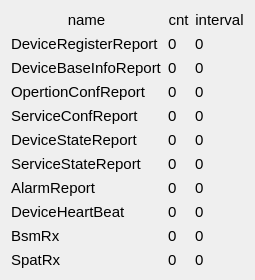
     <widget class="QWidget" name="tab_table">
      <attribute name="title">
       <string>table</string>
      </attribute>
      <layout class="QGridLayout" name="gridLayout_11">
       <item row="0" column="0" rowspan="2">
        <layout class="QGridLayout" name="gridLayout">
         <item row="10" column="2">
          <widget class="QLabel" name="label_SpatRx_2">
           <property name="font">
            <font>
             <family>Arial</family>
             <pointsize>11</pointsize>
            </font>
           </property>
           <property name="text">
            <string>0</string>
           </property>
          </widget>
         </item>
         <item row="4" column="1">
          <widget class="QLabel" name="label_ServiceConf">
           <property name="font">
            <font>
             <family>Arial</family>
             <pointsize>11</pointsize>
            </font>
           </property>
           <property name="text">
            <string>0</string>
           </property>
          </widget>
         </item>
         <item row="8" column="2">
          <widget class="QLabel" name="label_HeartBeat_2">
           <property name="font">
            <font>
             <family>Arial</family>
             <pointsize>11</pointsize>
            </font>
           </property>
           <property name="text">
            <string>0</string>
           </property>
          </widget>
         </item>
         <item row="6" column="2">
          <widget class="QLabel" name="label_ServiceState_2">
           <property name="font">
            <font>
             <family>Arial</family>
             <pointsize>11</pointsize>
            </font>
           </property>
           <property name="text">
            <string>0</string>
           </property>
          </widget>
         </item>
         <item row="5" column="0">
          <widget class="QLabel" name="label_92">
           <property name="font">
            <font>
             <family>Arial</family>
             <pointsize>11</pointsize>
            </font>
           </property>
           <property name="text">
            <string>DeviceStateReport</string>
           </property>
          </widget>
         </item>
         <item row="9" column="2">
          <widget class="QLabel" name="label_BsmRx_2">
           <property name="font">
            <font>
             <family>Arial</family>
             <pointsize>11</pointsize>
            </font>
           </property>
           <property name="text">
            <string>0</string>
           </property>
          </widget>
         </item>
         <item row="5" column="1">
          <widget class="QLabel" name="label_DeviceState">
           <property name="font">
            <font>
             <family>Arial</family>
             <pointsize>11</pointsize>
            </font>
           </property>
           <property name="text">
            <string>0</string>
           </property>
          </widget>
         </item>
         <item row="9" column="1">
          <widget class="QLabel" name="label_BsmRx">
           <property name="font">
            <font>
             <family>Arial</family>
             <pointsize>11</pointsize>
            </font>
           </property>
           <property name="text">
            <string>0</string>
           </property>
          </widget>
         </item>
         <item row="3" column="2">
          <widget class="QLabel" name="label_OpertionConf_2">
           <property name="font">
            <font>
             <family>Arial</family>
             <pointsize>11</pointsize>
            </font>
           </property>
           <property name="text">
            <string>0</string>
           </property>
          </widget>
         </item>
         <item row="8" column="1">
          <widget class="QLabel" name="label_HeartBeat">
           <property name="font">
            <font>
             <family>Arial</family>
             <pointsize>11</pointsize>
            </font>
           </property>
           <property name="text">
            <string>0</string>
           </property>
          </widget>
         </item>
         <item row="4" column="0">
          <widget class="QLabel" name="label_98">
           <property name="font">
            <font>
             <family>Arial</family>
             <pointsize>11</pointsize>
            </font>
           </property>
           <property name="text">
            <string>ServiceConfReport</string>
           </property>
          </widget>
         </item>
         <item row="3" column="1">
          <widget class="QLabel" name="label_OpertionConf">
           <property name="font">
            <font>
             <family>Arial</family>
             <pointsize>11</pointsize>
            </font>
           </property>
           <property name="text">
            <string>0</string>
           </property>
          </widget>
         </item>
         <item row="7" column="1">
          <widget class="QLabel" name="label_Alarm">
           <property name="font">
            <font>
             <family>Arial</family>
             <pointsize>11</pointsize>
            </font>
           </property>
           <property name="text">
            <string>0</string>
           </property>
          </widget>
         </item>
         <item row="7" column="0">
          <widget class="QLabel" name="label_100">
           <property name="font">
            <font>
             <family>Arial</family>
             <pointsize>11</pointsize>
            </font>
           </property>
           <property name="text">
            <string>AlarmReport</string>
           </property>
          </widget>
         </item>
         <item row="6" column="0">
          <widget class="QLabel" name="label_97">
           <property name="font">
            <font>
             <family>Arial</family>
             <pointsize>11</pointsize>
            </font>
           </property>
           <property name="text">
            <string>ServiceStateReport</string>
           </property>
          </widget>
         </item>
         <item row="9" column="0">
          <widget class="QLabel" name="label_110">
           <property name="font">
            <font>
             <family>Arial</family>
             <pointsize>11</pointsize>
            </font>
           </property>
           <property name="text">
            <string>BsmRx</string>
           </property>
          </widget>
         </item>
         <item row="6" column="1">
          <widget class="QLabel" name="label_ServiceState">
           <property name="font">
            <font>
             <family>Arial</family>
             <pointsize>11</pointsize>
            </font>
           </property>
           <property name="text">
            <string>0</string>
           </property>
          </widget>
         </item>
         <item row="0" column="1">
          <widget class="QLabel" name="label_79">
           <property name="font">
            <font>
             <family>Arial</family>
             <pointsize>11</pointsize>
            </font>
           </property>
           <property name="layoutDirection">
            <enum>Qt::LeftToRight</enum>
           </property>
           <property name="text">
            <string>cnt</string>
           </property>
           <property name="alignment">
            <set>Qt::AlignCenter</set>
           </property>
          </widget>
         </item>
         <item row="1" column="2">
          <widget class="QLabel" name="label_DeviceRegister_2">
           <property name="font">
            <font>
             <family>Arial</family>
             <pointsize>11</pointsize>
            </font>
           </property>
           <property name="text">
            <string>0</string>
           </property>
          </widget>
         </item>
         <item row="8" column="0">
          <widget class="QLabel" name="label_103">
           <property name="font">
            <font>
             <family>Arial</family>
             <pointsize>11</pointsize>
            </font>
           </property>
           <property name="text">
            <string>DeviceHeartBeat</string>
           </property>
          </widget>
         </item>
         <item row="5" column="2">
          <widget class="QLabel" name="label_DeviceState_2">
           <property name="font">
            <font>
             <family>Arial</family>
             <pointsize>11</pointsize>
            </font>
           </property>
           <property name="text">
            <string>0</string>
           </property>
          </widget>
         </item>
         <item row="10" column="0">
          <widget class="QLabel" name="label_111">
           <property name="font">
            <font>
             <family>Arial</family>
             <pointsize>11</pointsize>
            </font>
           </property>
           <property name="text">
            <string>SpatRx</string>
           </property>
          </widget>
         </item>
         <item row="2" column="2">
          <widget class="QLabel" name="label_DeviceBaseInfo_2">
           <property name="font">
            <font>
             <family>Arial</family>
             <pointsize>11</pointsize>
            </font>
           </property>
           <property name="text">
            <string>0</string>
           </property>
          </widget>
         </item>
         <item row="2" column="1">
          <widget class="QLabel" name="label_DeviceBaseInfo">
           <property name="font">
            <font>
             <family>Arial</family>
             <pointsize>11</pointsize>
            </font>
           </property>
           <property name="text">
            <string>0</string>
           </property>
          </widget>
         </item>
         <item row="7" column="2">
          <widget class="QLabel" name="label_Alarm_2">
           <property name="font">
            <font>
             <family>Arial</family>
             <pointsize>11</pointsize>
            </font>
           </property>
           <property name="text">
            <string>0</string>
           </property>
          </widget>
         </item>
         <item row="3" column="0">
          <widget class="QLabel" name="label_88">
           <property name="font">
            <font>
             <family>Arial</family>
             <pointsize>11</pointsize>
            </font>
           </property>
           <property name="text">
            <string>OpertionConfReport</string>
           </property>
          </widget>
         </item>
         <item row="1" column="1">
          <widget class="QLabel" name="label_DeviceRegister">
           <property name="font">
            <font>
             <family>Arial</family>
             <pointsize>11</pointsize>
            </font>
           </property>
           <property name="text">
            <string>0</string>
           </property>
          </widget>
         </item>
         <item row="0" column="2">
          <widget class="QLabel" name="label_81">
           <property name="font">
            <font>
             <family>Arial</family>
             <pointsize>11</pointsize>
            </font>
           </property>
           <property name="layoutDirection">
            <enum>Qt::LeftToRight</enum>
           </property>
           <property name="text">
            <string>interval</string>
           </property>
           <property name="alignment">
            <set>Qt::AlignCenter</set>
           </property>
          </widget>
         </item>
         <item row="0" column="0">
          <widget class="QLabel" name="label_80">
           <property name="font">
            <font>
             <family>Arial</family>
             <pointsize>11</pointsize>
            </font>
           </property>
           <property name="layoutDirection">
            <enum>Qt::LeftToRight</enum>
           </property>
           <property name="text">
            <string>name</string>
           </property>
           <property name="alignment">
            <set>Qt::AlignCenter</set>
           </property>
          </widget>
         </item>
         <item row="10" column="1">
          <widget class="QLabel" name="label_SpatRx">
           <property name="font">
            <font>
             <family>Arial</family>
             <pointsize>11</pointsize>
            </font>
           </property>
           <property name="text">
            <string>0</string>
           </property>
          </widget>
         </item>
         <item row="4" column="2">
          <widget class="QLabel" name="label_ServiceConf_2">
           <property name="font">
            <font>
             <family>Arial</family>
             <pointsize>11</pointsize>
            </font>
           </property>
           <property name="text">
            <string>0</string>
           </property>
          </widget>
         </item>
         <item row="2" column="0">
          <widget class="QLabel" name="label_85">
           <property name="font">
            <font>
             <family>Arial</family>
             <pointsize>11</pointsize>
            </font>
           </property>
           <property name="text">
            <string>DeviceBaseInfoReport</string>
           </property>
          </widget>
         </item>
         <item row="1" column="0">
          <widget class="QLabel" name="label_82">
           <property name="font">
            <font>
             <family>Arial</family>
             <pointsize>11</pointsize>
            </font>
           </property>
           <property name="text">
            <string>DeviceRegisterReport</string>
           </property>
          </widget>
         </item>
        </layout>
       </item>
      </layout>
     </widget>
